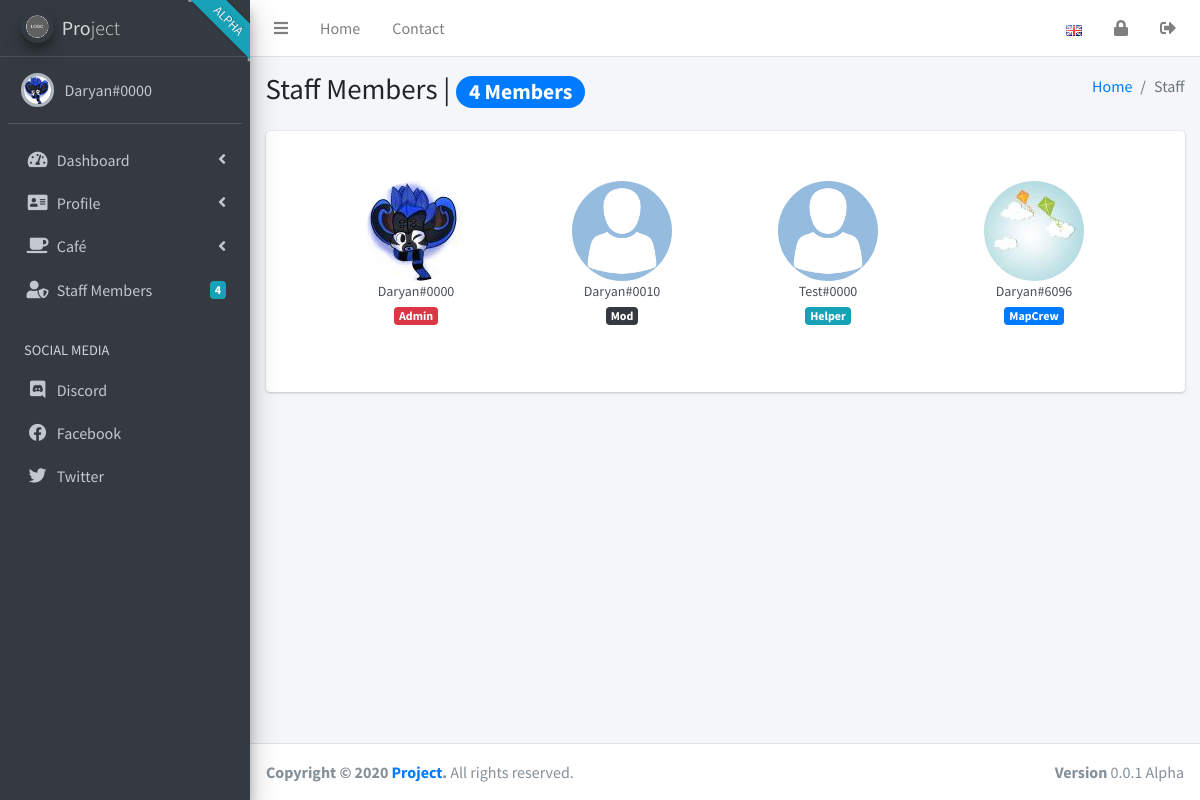
Page /staff.php (signed in) on the committed database.
### tables this page shows
CREATE TABLE `users` (
  `PlayerID` int(11) NOT NULL,
  `Username` text NOT NULL,
  `NameID` int(11) NOT NULL,
  `Password` text NOT NULL,
  `PrivLevel` int(11) NOT NULL,
  `TitleNumber` int(11) NOT NULL,
  `FirstCount` int(11) NOT NULL,
  `CheeseCount` int(11) NOT NULL,
  `ShamanCheeses` int(11) NOT NULL,
  `ShopCheeses` int(11) NOT NULL,
  `ShopFraises` int(11) NOT NULL,
  `ShamanSaves` int(11) NOT NULL,
  `HardModeSaves` int(11) NOT NULL,
  `DivineModeSaves` int(11) NOT NULL,
  `BootcampCount` int(11) NOT NULL,
  `ShamanType` int(11) NOT NULL,
  `Look` text NOT NULL,
  `MouseColor` text NOT NULL,
  `ShamanColor` text NOT NULL,
  `RegDate` int(11) NOT NULL,
  `CheeseTitleList` text NOT NULL,
  `FirstTitleList` text NOT NULL,
  `BootcampTitleList` text NOT NULL,
  `ShamanTitleList` text NOT NULL,
  `HardModeTitleList` text NOT NULL,
  `DivineModeTitleList` text NOT NULL,
  `ShopTitleList` text NOT NULL,
  `SpecialTitleList` text NOT NULL,
  `ShopItems` text NOT NULL,
  `ShamanItems` text NOT NULL,
  `ShamanEquipedItems` text NOT NULL,
  `Clothes` text NOT NULL,
  `ShopBadges` text NOT NULL,
  `TotemItemCount` int(11) NOT NULL,
  `Totem` text NOT NULL,
  `BanHours` int(11) NOT NULL,
  `Email` text NOT NULL,
  `MapCrew` tinyint(1) NOT NULL,
  `LuaDev` tinyint(1) NOT NULL,
  `FunCorp` tinyint(1) NOT NULL,
  `ShamanLevel` int(11) NOT NULL,
  `ShamanExp` int(11) NOT NULL,
  `ShamanExpNext` int(11) NOT NULL,
  `Skills` text NOT NULL,
  `LastOn` int(11) NOT NULL,
  `Gender` int(11) NOT NULL,
  `MarriageID` int(11) NOT NULL,
  `LastDivorceTimer` int(11) NOT NULL,
  `TribeCode` int(11) NOT NULL,
  `TribeRank` int(11) NOT NULL,
  `Karma` int(11) NOT NULL,
  `TribunalCorrect` int(11) NOT NULL,
  `TribunalIncorrect` int(11) NOT NULL,
  `ElectionVoted` tinyint(1) NOT NULL,
  `Gifts` text NOT NULL,
  `Messages` text NOT NULL,
  `SurvivorStats` text NOT NULL,
  `RacingStats` text NOT NULL,
  `ShamanBadges` text NOT NULL,
  `EquipedShamanBadge` int(11) NOT NULL,
  `Consumables` text NOT NULL,
  `EquipedConsumables` text NOT NULL,
  `Letters` text NOT NULL,
  `Pet` int(11) NOT NULL,
  `PetEnd` int(11) NOT NULL,
  `IceCoins` int(11) NOT NULL,
  `IceTokens` int(11) NOT NULL,
  `VipTime` int(11) NOT NULL,
  `Time` int(11) NOT NULL,
  `GodFather` text NOT NULL,
  `RoundsCount` int(11) NOT NULL,
  `MuteTime` int(11) NOT NULL,
  `MuteReason` text NOT NULL,
  `PermaBanned` tinyint(1) NOT NULL,
  `BanTime` int(11) NOT NULL,
  `BanReason` text NOT NULL,
  `NameColor` text NOT NULL,
  `forum` int(1) NOT NULL DEFAULT '0'
);

### langs/lang_driver.php (called while the page is built, shortened)
<?php
function item($section, $name)
{
    return json_decode(file_get_contents(__DIR__ . '/' . SYS_LANG . '.json'), true)[$section][$name];
}
?>

### includes/userinfo.inc.php (called while the page is built, shortened)
<?php
require $_SERVER['DOCUMENT_ROOT'] . '/includes/dbconfig.inc.php';
if (empty($_SESSION['user_id'])) {
    header('location: /login.php');
} else {
    $id = $_SESSION['user_id'];
    $sql = "SELECT * FROM users WHERE PlayerID = ?;";
    $stmt = mysqli_stmt_init($con);
    if (!mysqli_stmt_prepare($stmt, $sql)) {
        header("location: index.php?error=sqlerror");
        exit();
    } else {
        mysqli_stmt_bind_param($stmt, "i", $id);
        mysqli_stmt_execute($stmt);
        $result = mysqli_stmt_get_result($stmt);
        if ($row = mysqli_fetch_assoc($result)) {
            if ($row['PlayerID'] == $id) {
                $username = $row['Username'];
                $tag = $row['NameID'];
                $tag = str_pad($tag, 4, '0', STR_PAD_LEFT);
                if (file_exists($_SERVER['DOCUMENT_ROOT'] . '/avatars/' . $id . '/' . $id . '.jpg')) {
                    $srcImage = "/avatars/$id/$id.jpg";
                    $filemtime = time();
                    $image = $srcImage . '?' . $filemtime;
                } else {
                    $filemtime = time();
                    $image = "/images/placeholder.png?$filemtime";
                }
            }
        }
    }
}
?>

### includes/staffCount.inc.php (called while the page is built, shortened)
<?php
function staffCount($con)
{
    $sql = "SELECT COUNT(Username) FROM users WHERE PrivLevel >= 3 OR MapCrew = 1;";
    $result = mysqli_query($con, $sql);
    $rows = mysqli_fetch_row($result);
    return $rows[0];
}

### includes/staffs.inc.php (the view, shortened to what this page needs)
<?php
require $_SERVER['DOCUMENT_ROOT'] . '/includes/dbconfig.inc.php';
$sql = $con->query("SELECT * FROM users WHERE PrivLevel >= 3 OR MapCrew = 1 ORDER BY PrivLevel DESC;");
echo '
<div class="card-body" style="display: block;">
<ul class="users-list clearfix">
';
while ($row = $sql->fetch_array()) {
    $id = $row['PlayerID'];
    $name = $row['Username'];
    $tag = $row['NameID'];
    $tag = str_pad($tag, 4, '0', STR_PAD_LEFT);
    $priv = $row['PrivLevel'];
    $nameTag = $name . '#' . $tag;
    if ($priv == 10) {
        $privlevel = '<span class="badge badge-danger">Admin</span>';
    } elseif ($priv == 9) {
        $privlevel = '<span class="badge badge-light">Admin</span>';
    } elseif ($priv == 5) {
        $privlevel = '<span class="badge badge-dark">Mod</span>';
    } elseif ($priv == 3) {
        $privlevel = '<span class="badge badge-info">Helper</span>';
    } else {
        $privlevel = '<span class="badge badge-primary">MapCrew</span>';
    }
    if (file_exists($_SERVER['DOCUMENT_ROOT'] . '/avatars/' . $id . '/' . $id . '.jpg')) {
        $srcImage = "/avatars/$id/$id.jpg";
        $filemtime = time();
        $image = $srcImage . '?' . $filemtime;
    } else {
        $filemtime = time();
        $image = "/images/placeholder.png?$filemtime";
    }
    echo '
<li>
<img src="' . $image . '" width="100px" height="100px">
<a class="users-list-name" href="#">' . $nameTag . '</a>
' . $privlevel . '
</li>';
}
echo '
</ul>
</div>';

### header.php
<?php
if(!true){
} else {
    echo '
<!DOCTYPE html>
<html>
<head>
  <meta charset="utf-8">
  <meta http-equiv="X-UA-Compatible" content="IE=edge">
  <meta name="viewport" content="width=device-width, initial-scale=1">
  <link rel="stylesheet" href="/plugins/fontawesome-free/css/all.min.css">
  <link rel="stylesheet" href="https://code.ionicframework.com/ionicons/2.0.1/css/ionicons.min.css">
  <link rel="stylesheet" href="/dist/css/adminlte.min.css">
  <link href="https://fonts.googleapis.com/css?family=Source+Sans+Pro:300,400,400i,700" rel="stylesheet">
  <link rel="stylesheet" href="/plugins/icheck-bootstrap/icheck-bootstrap.min.css">
  <link href="https://fonts.googleapis.com/css?family=Source+Sans+Pro:300,400,400i,700" rel="stylesheet">
  <link rel="stylesheet" href="/plugins/sweetalert2-theme-bootstrap-4/bootstrap-4.min.css">
  <link rel="stylesheet" href="/dist/css/custom.css">
  <script src="/plugins/sweetalert2/sweetalert2.min.js"></script>
  <script src="/plugins/chart.js/Chart.min.js"></script>
  <script src="/plugins/jquery/jquery.min.js"></script>
  <script src="/plugins/bootstrap/js/bootstrap.bundle.min.js"></script>
  <script src="/dist/js/adminlte.min.js"></script>
</head>
';
}

### sidebar.php (shortened to what this page needs)
<?php
require_once 'langs/langselected.php';
require_once 'includes/userinfo.inc.php';
require_once 'includes/staffCount.inc.php';
echo '
<body class="hold-transition sidebar-mini">
<div class="wrapper">
  <nav class="main-header navbar navbar-expand navbar-white navbar-light">
    <ul class="navbar-nav">
      <li class="nav-item">
        <a class="nav-link" data-widget="pushmenu" href="#" role="button"><i class="fas fa-bars"></i></a>
      </li>
      <li class="nav-item d-none d-sm-inline-block">
        <a href="/" class="nav-link">' . item("main", "home") . '</a>
      </li>
      <li class="nav-item d-none d-sm-inline-block">
        <a href="#" class="nav-link">' . item("main", "contact") . '</a>
      </li>
    </ul>
    <ul class="navbar-nav ml-auto">
      <li class="nav-item dropdown">
        <a class="nav-link" data-toggle="dropdown" href="#">
          <img src="/images/flags/' . $_SESSION['SYS_LANG'] . '.png">
        </a>
        <div class="dropdown-menu dropdown-menu-right p-0">
          <a href="?lang=en" class="dropdown-item ';
echo $english;
echo '"><img src="/images/flags/en.png"> English</a>
          <a href="?lang=es" class="dropdown-item ';
echo $spanish;
echo '"><img src="/images/flags/es.png"> Español</a>
          <div class="dropdown-divider"></div>
          <a href="#" class="dropdown-item">
            ' . item("main", "translateFooter") . '</a>
        </div>
      </li>
      <li class="nav-item">
        <a class="nav-link" href="?lock=1" role="button">
          <i class="fas fa-lock"></i>
        </a>
      </li>
      <li class="nav-item">
        <a class="nav-link" href="/logout.php" role="button">
          <i class="fas fa-sign-out-alt"></i>
        </a>
      </li>
  </nav>
  <aside class="main-sidebar sidebar-dark-primary elevation-4 overflow-hidden">
  <div class="ribbon-wrapper"><div class="ribbon bg-info">Alpha</div></div>
    <a href="/" class="brand-link">
    <img src="/images/logo.png" alt="' . item("site", "siteName") . '" class="brand-image img-circle elevation-3">
      <span class="brand-text font-weight-light">' . item("site", "siteNameHTML") . '</span>
    </a>
    <div class="sidebar">
      <div class="user-panel mt-3 pb-3 mb-3 d-flex">
        <div class="image">';
echo '<img src="' . $image . '" class="profile-user-img img-circle p-0 profile-picture">
        </div>
        <div class="info">
          <a href="/profile/stats.php" class="d-block">' . $username . '#' . $tag . '</a>
        </div>
      </div>
      <nav class="mt-2">
        <ul class="nav nav-pills nav-sidebar flex-column" data-widget="treeview" role="menu" data-accordion="false">
          <li class="nav-item has-treeview dashboard">
            <a href="#" class="nav-link">
              <i class="nav-icon fas fa-tachometer-alt"></i>
              <p>
                ' . item("main", "dashboard") . '
                <i class="right fas fa-angle-left"></i>
              </p>
            </a>
                  <p>' . item("main", "home") . '</p>
          </li>
          <li class="nav-item has-treeview">
            <a href="#" class="nav-link">
              <i class="nav-icon fas fa-address-card"></i>
              <p>
                ' . item("main", "profile") . '
                <i class="right fas fa-angle-left"></i>
              </p>
            </a>
                  <p>' . item("main", "stats") . '</p>
                  <p>' . item("main", "detailsChange") . '</p>
                  <p>' . item("main", "avatarChange") . '</p>
          </li>
          <li class="nav-item has-treeview">
            <a href="#" class="nav-link">
              <i class="nav-icon fas fa-coffee"></i>
              <p>
                ' . item("main", "cafe") . '
                <i class="right fas fa-angle-left"></i>
              </p>
            </a>
                  <p>' . item("main", "createPost") . '</p>
                  <p>' . item("main", "cafe") . ' ' . item("main", "topics") . '</p>
          </li>
          <li class="nav-item">
            <a href="/staff.php" class="nav-link">
              <i class="nav-icon fa fa-user-shield"></i>
              <p>
                ' . item("main", "staffMembers") . '
                <span class="badge badge-info right">' . staffCount($con) . '</span>
              </p>
            </a>
            </li>
          <li class="nav-header">' . item("main", "socialMedia") . '</li>
          <li class="nav-item">
            <a href="' . item("links", "discord") . '" class="nav-link" target="_blank">
              <i class="nav-icon fab fa-discord"></i>
              <p>
                Discord
              </p>
            </a>
            </li>
            <li class="nav-item">
            <a href="' . item("links", "facebook") . '" class="nav-link" target="_blank">
              <i class="nav-icon fab fa-facebook"></i>
              <p>
                Facebook
              </p>
            </a>
            </li>
            <li class="nav-item">
            <a href="' . item("links", "twitter") . '" class="nav-link" target="_blank">
              <i class="nav-icon fab fa-twitter"></i>
              <p>
                Twitter
              </p>
            </a>
          </li>
      </nav>
    </div>
  </aside>
';

### staff.php (shortened to what this page needs)
<?php
require_once 'langs/lang_driver.php';
require_once 'header.php';
require 'sidebar.php';
?>
<?php
echo '<div class="content-wrapper">
        <section class="content-header">
            <div class="container-fluid">
                <div class="row mb-2">
                    <div class="col-sm-6">
                        <h1>' . item("main", "staffMembers") . ' | <div class="badge badge-pill badge-primary">' . staffCount($con) . ' ' . item("main", "members") .'</div></h1>
                    </div>
                    <div class="col-sm-6">
                        <ol class="breadcrumb float-sm-right">
                            <li class="breadcrumb-item"><a href="/index.php">' . item("main", "home") . '</a></li>
                            <li class="breadcrumb-item active">' . item("main", "staff") . '</li>
                        </ol>
                    </div>
                </div>
        </section>
        <section class="content">
        <div class="container-fluid">
        <div class="card card-solid">
            <div class="container-fluid">
                <div class="card-body">
                  '; require 'includes/staffs.inc.php'; echo '
                </div>
            </div>
            </div>
            </div>
        </section>
    </div>';
?>
<?php
require 'footer.php';
?>

### footer.php
<?php
echo '
 <footer class="main-footer">
    <div class="float-right d-none d-sm-block">
      <b>' . item("site", "version") . '</b> ' . item("site", "siteVersion") . '
    </div>
    <strong>' . item("site", "copyright") . ' &copy; 2020 <a href="#">' . item("site", "siteName") . '</a>.</strong> ' . item("main", "rightsReserved") . '
  </footer>
  <aside class="control-sidebar control-sidebar-dark">
  </aside>
</div>
</body>
</html>
';

### rows in the picture
users: Username "Daryan", NameID "0000", shows a picture, nameTag "Daryan#0000", PrivLevel "Admin"
users: nameTag "Daryan#0010", PrivLevel "Mod"
users: nameTag "Test#0000", PrivLevel "Helper"
users: shows a picture, nameTag "Daryan#6096", PrivLevel "MapCrew"

### other values in the picture
item("main", "home") "Home"
item("main", "contact") "Contact"
item("site", "siteNameHTML") "Pro ject"
item("main", "dashboard") "Dashboard"
item("main", "profile") "Profile"
item("main", "cafe") "Café"
item("main", "staffMembers") "Staff Members"
staffCount($con) "4"
item("main", "socialMedia") "SOCIAL MEDIA"
item("main", "members") "Members"
item("main", "staff") "Staff"
item("site", "version") "Version"
item("site", "siteVersion") "0.0.1 Alpha"
item("site", "copyright") "Copyright"
item("site", "siteName") "Project"
